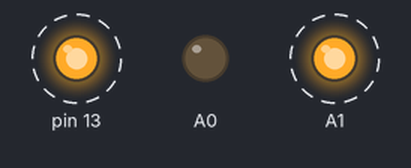
Simulated run of this sketch. Board: Arduino Uno, built with avr-gcc and run on an emulated ATmega328P. Shown: output pins drawn as LEDs (lit = HIGH). Dashed ring = blinking.

Above: at 0.5 s.
Timing chart, 0 to 4.6 s (numbered marks = the images above):
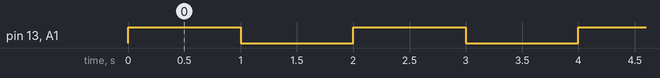

Measured:
- by itself, pin 13, A1: alternates HIGH for 1.0 s and LOW for 1.0 s

The sketch:

Wordy.ino
```cpp
void setup() {
  // put your setup code here, to run once:
  pinMode(A0, OUTPUT);
  pinMode(A1, OUTPUT);

  pinMode(13, OUTPUT);
}

void loop() {
  // put your main code here, to run repeatedly:
//  digitalWrite(A0, 1);
   digitalWrite(A1, 1);
  digitalWrite(13, 1);
  delay(1000);
  digitalWrite(A0, 0);
   digitalWrite(A1, 0);
  digitalWrite(13, 0);
  delay(1000);
}
```

Workdy.cpp
```cpp
// (licence header left out)
// Workdy.cpp

#include "Workdy.h"
#include <Arduino.h>

SoftwareSerial BTrobot(A2, A3);


// Motor_pwm //============================================================//
Motor_pwm::Motor_pwm(int _m_1, int _m_2) : m_1(_m_1), m_2(_m_2) {
    pinMode(m_1, OUTPUT);
    pinMode(m_2, OUTPUT);
}

void Motor_pwm::forward(int speed){
    digitalWrite(m_2, LOW);
    analogWrite(m_1, speed);
}

void Motor_pwm::reverse(int speed){
    digitalWrite(m_1, LOW);
    analogWrite(m_2, speed);
}

void Motor_pwm::Motor_run(int speed, int dir){
    if(dir){
        forward(speed);
    }else{
        reverse(speed);
    }
}

void Motor_pwm::stop(){
    analogWrite(m_1, 0);
    analogWrite(m_2, 0);
}


// Motor_basic //============================================================//
Motor_basic::Motor_basic( int _m_1, int _m_2){
    m_1 = _m_1;
    m_2 = _m_2;
    pinMode(m_1, OUTPUT);
    pinMode(m_2, OUTPUT);
}

void Motor_basic::forward(int speed){
  digitalWrite(m_2, 0);
  digitalWrite(m_1, 1);
}

void Motor_basic::reverse(int speed){
  digitalWrite(m_1, 0);
  digitalWrite(m_2, 1);
}

void Motor_basic::Motor_run(int speed, int dir){
  speed = 0;
  if(dir){
    digitalWrite(m_2, 0);
    digitalWrite(m_1, 1);
  }else{
    digitalWrite(m_1, 0);
    digitalWrite(m_2, 1);
  }
}

void Motor_basic::stop(){
  digitalWrite(m_1, 0);
  digitalWrite(m_2, 0);
}

// ROBOT //============================================================//
void Robot::begin(){\
  BTrobot.begin(9600);
}

// Motor 1 - PWM Control
void Robot::M1_forward(int speed) { M1.forward(speed); }
void Robot::M1_reverse(int speed) { M1.reverse(speed); }
void Robot::M1_run(int speed, int dir) { M1.Motor_run(speed, dir); }
void Robot::M1_stop() { M1.stop(); }

// Motor 2 - PWM Control
void Robot::M2_forward(int speed) { M2.forward(speed); }
void Robot::M2_reverse(int speed) { M2.reverse(speed); }
void Robot::M2_run(int speed, int dir) { M2.Motor_run(speed, dir); }
void Robot::M2_stop() { M2.stop(); }

// Motor 3 - Basic Control (Max speed only)
void Robot::M3_forward(int speed) { M3.forward(speed); }
void Robot::M3_reverse(int speed) { M3.reverse(speed); }
void Robot::M3_run(int speed, int dir) { M3.Motor_run(speed, dir); }
void Robot::M3_stop() { M3.stop(); }

// Motor 4 - Basic Control (Max speed only)
void Robot::M4_forward(int speed) { M4.forward(speed); }
void Robot::M4_reverse(int speed) { M4.reverse(speed); }
void Robot::M4_run(int speed, int dir) { M4.Motor_run(speed, dir); }
void Robot::M4_stop() { M4.stop(); }

// Buzzer
void Robot::Buzzer(uint8_t stt_buz){pinMode(A0, OUTPUT); digitalWrite(A0, stt_buz);}
// Led
void Robot::Led(uint8_t stt_led){pinMode(A1, OUTPUT); digitalWrite(A1, stt_led);}


// Bluetooth process
void Robot::GetData(){
  if(BTrobot.available()){
    for(int i = 0; i < 10; i++){
      rx_frame[i] = BTrobot.read();
    }
  }
  if (rx_frame[0] == 0xFF && rx_frame[1] == 0xFF) {
      uint32_t rxdata = (uint32_t(rx_frame[2]) << 24) |
                        (uint32_t(rx_frame[3]) << 16) |
                        (uint32_t(rx_frame[4]) << 8)  |
                        (uint32_t(rx_frame[5]));

      Serial.print("Valid frame, rxdata = 0x");
      Serial.println(rxdata, HEX);
  }
}

void Robot::PushData(int stt, int val){

}
```

Workdy.h
```cpp
// (licence header left out)
#ifndef Workdy_H
#define Workdy_H
#include <Arduino.h>
#include "String.h"
#include <SoftwareSerial.h>


class Motor_pwm {
    private:
      int m_1;
      int m_2;

    public:
      Motor_pwm( int _m_1, int _m_2);
      void forward(int speed);
      void reverse(int speed);
      void Motor_run(int speed, int dir);
      void stop();
};

class Motor_basic {
    private:
      int m_1;
      int m_2;

    public:
      Motor_basic(int _m_1, int _m_2);
      void forward(int speed);
      void reverse(int speed);
      void Motor_run(int speed, int dir);
      void stop();
};

class Robot {
    private:
      String mac_id;
      char key;
      Motor_pwm M1;
      Motor_pwm M2;
      Motor_basic M3;
      Motor_basic M4;

      uint8_t rx_byte;
      uint8_t rx_frame[10];
      uint32_t rx_data;


    public:
      //Robot();

      // Activate robot and setting
      void begin();   // Setup pinmode and setup bluetooth
      void begin(int level);   // Setup your level code of you
      void beginUSS();
      void beginCP();
      void beginLCD();
      void beginOLED();
      void beginLINE();

      void Set_key(char key);

      // Motor 1
      void M1_forward(int speed);
      void M1_reverse(int speed);
      void M1_run(int speed, int dir);
      void M1_stop();

      // Motor 2
      void M2_forward(int speed);
      void M2_reverse(int speed);
      void M2_run(int speed, int dir);
      void M2_stop();

      // Motor 3 ( cannot control Speed, speed fix MAX )
      void M3_forward(int speed);
      void M3_reverse(int speed);
      void M3_run(int speed, int dir);
      void M3_stop();

      // Motor 4 ( cannot control Speed, speed fix MAX )
      void M4_forward(int speed);
      void M4_reverse(int speed);
      void M4_run(int speed, int dir);
      void M4_stop();

      // Receiver
      void GetData();                  // Get data from Receiver.
      void PushData(int stt, int val); // Position and val of data. Don't usualy call this function!

      // Detail control Servo motor very simple.
      void Servo_D4(int angle);
      void Servo_D3(int angle);
      void Servo_A3(int angle);
      void Servo_A2(int angle);

      // Coltrol Led & Buzzer
      void Led(uint8_t stt_led);
      void Buzzer(uint8_t stt_buz);

      // Ultrasolic sensor
      void UsDistance();


};

#endif
```
